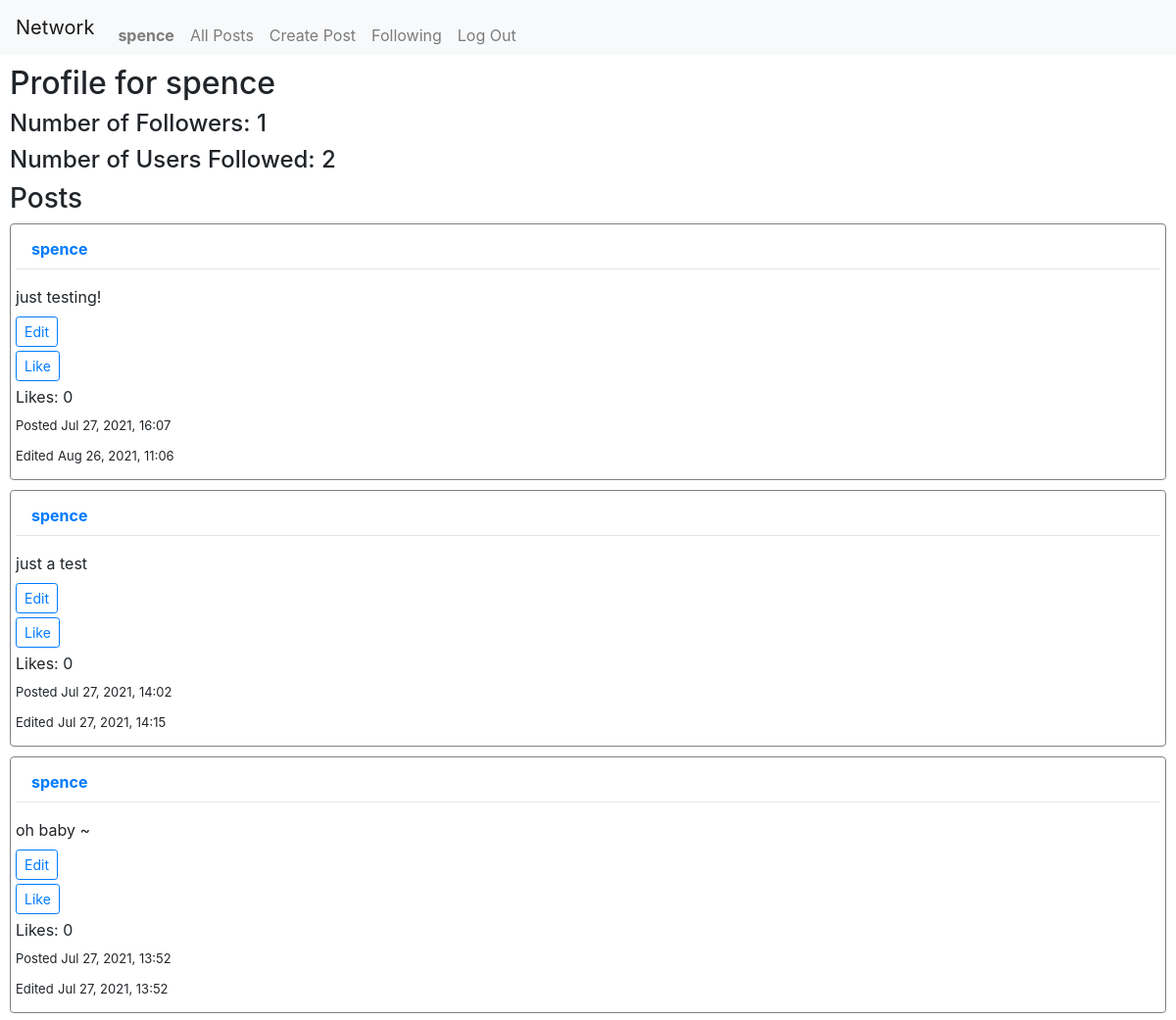
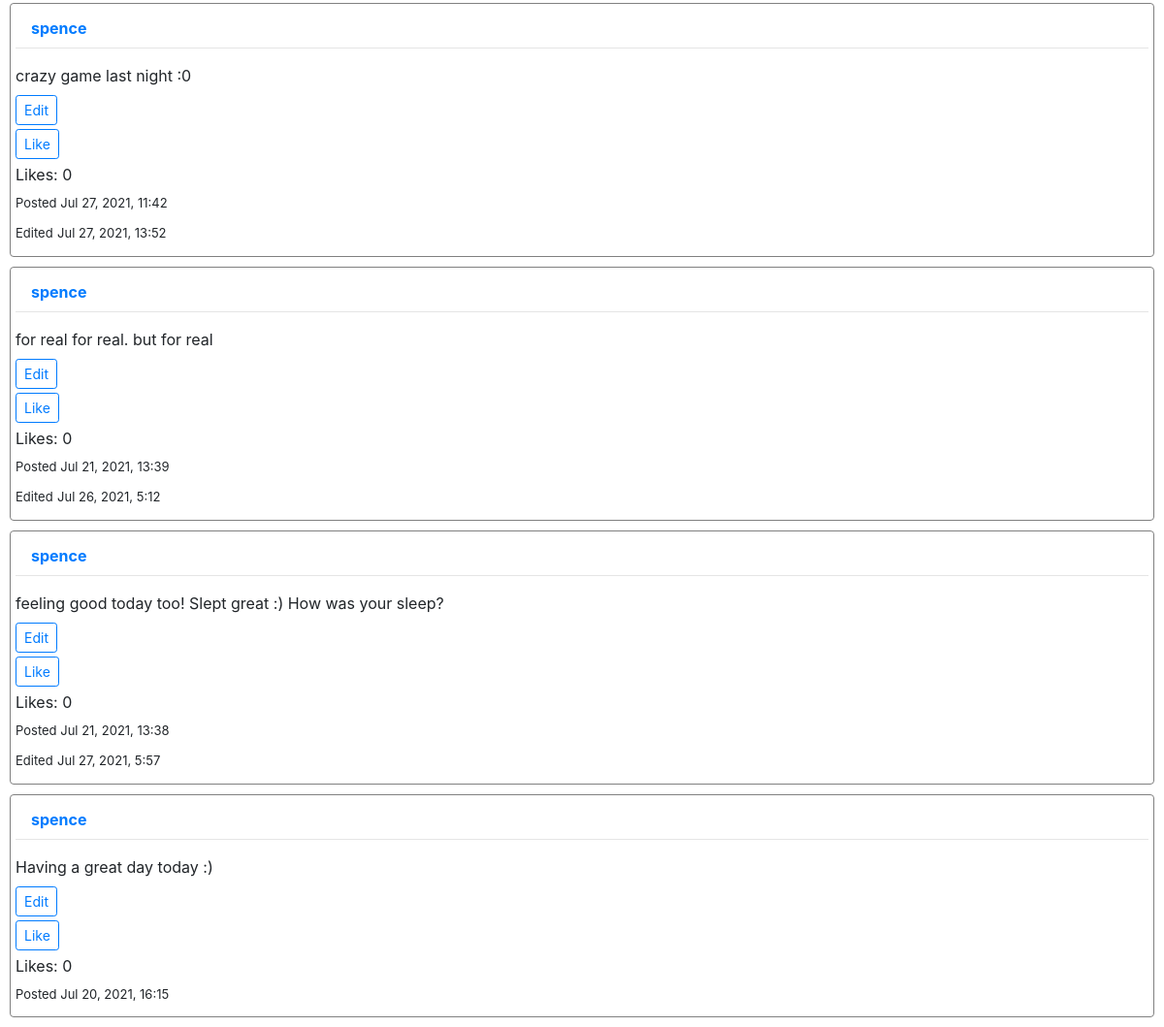
Page /profile/4 (signed in) on the committed database (2 pictures, top to bottom).
### network/models.py (models this page shows)
class User(AbstractUser):
    pass

class Post(models.Model):
    user = models.ForeignKey(
        "User", on_delete=models.CASCADE, related_name="posts_made")
    content = models.TextField(blank=True, null=True)
    post_timestamp = models.DateTimeField(auto_now_add=True)
    edit_timestamp = models.DateTimeField(blank=True, null=True)
    likes = models.IntegerField(default=0, null=True, blank=True)

### network/views.py (the view)
# urls.py: path("profile/<int:id>", views.profile_view, name="profile"),
def profile_view(request, id):
    total_posts = Post.objects.filter(user=id)
    pagenum = 1
    num_of_followers = len(Follow.objects.filter(followed=id))  # get users who have me listed as someone they follow
    ppl_followed = len(Follow.objects.filter(follower=id))  # get users for whom I am listed as a follower
    viewed_user = User.objects.get(pk=id)
    try_follow = Follow.objects.filter(followed=viewed_user.id, follower=request.user.id)
    if try_follow.exists():
        following = True
    else:
        following = False
    if request.user.is_authenticated:
        likes = Like.objects.filter(user=request.user)
        likes = [like.post.id for like in likes]
    else:
        likes = ""
    if request.method == "POST":
        pagenum = int(request.POST["pagenum"])
        num = (pagenum - 1) * 10
        posts = Post.objects.filter(user=id).order_by("-post_timestamp")[num:pagenum*10]
    else:
        posts = Post.objects.filter(user=id).order_by("-post_timestamp")[:10]
    context = {
        "posts": posts,
        "followers": num_of_followers,
        "followed": ppl_followed,
        "viewed_user": viewed_user,
        "total_posts": len(total_posts),
        "pagenum": pagenum,
        "page_posts": len(posts),
        "likes": likes,
        "following": following
    }
    return render(request, "network/profile.html", context)

### network/templates/network/profile.html (shortened to what this page needs)
{% extends "network/layout.html" %}
{% block body %}
<h2>Profile for {{ viewed_user }}</h2>
<h4>Number of Followers: {{ followers }}</h4>
<h4>Number of Users Followed: {{ followed }}</h4>
{% endblock %}
{% block posts %}
<h3>Posts</h3>
{% include "network/display_posts.html" %}
{% endblock %}

### network/templates/network/layout.html (shortened to what this page needs)
{% load static %}
<!DOCTYPE html>
<html lang="en">
<head>
    <link rel="stylesheet" href="https://stackpath.bootstrapcdn.com/bootstrap/4.4.1/css/bootstrap.min.css"
>
    <link href="{% static 'network/styles.css' %}" rel="stylesheet">
</head>
<body>
    <nav class="navbar navbar-expand-lg navbar-light bg-light">
        <a class="navbar-brand" href="">Network</a>
        <div>
            <ul class="navbar-nav mr-auto">
                {% if user.is_authenticated %}
                <li class="nav-item">
                    <a class="nav-link" href="{% url 'profile' user.id %}"><strong>{{ user.username }}</strong></a>
                </li>
                {% endif %}
                <li class="nav-item">
                    <a class="nav-link" href="{% url 'index' %}">All Posts</a>
                </li>
                {% if user.is_authenticated %}
                <li class="nav-item">
                    <a class="nav-link" href="{% url 'new' %}">Create Post</a>
                </li>
                <li class="nav-item">
                    <a class="nav-link" href="{% url 'following' %}">Following</a>
                </li>
                <li class="nav-item">
                    <a class="nav-link" href="{% url 'logout' %}">Log Out</a>
                </li>
                {% endif %}
            </ul>
        </div>
    </nav>
    <div class="body">
        {% block body %}
        {% endblock %}
    </div>
    <div class="page-posts">
        {% block posts %}
        {% endblock %}
    </div>
</body>
</html>

### network/templates/network/display_posts.html (shortened to what this page needs)
{% for post in posts %}
    <div class="post" id="{{ post.id }}">
        <a class="nav-link" href="{% url 'profile' post.user.id %}"><p><strong>{{ post.user }}</strong></p></a>
        <hr>
        <p class="content" id="post-edit-{{ post.id }}">{{ post.content }}</p>
        {% if user.is_authenticated %}
            {% if user.id == post.user.id %}
                <button id="edit-{{ post.id }}" class="edit btn btn-sm btn-outline-primary">Edit</button>
            {% endif %}
        <form class="like-form" id="form-like-{{ post.id }}" action="{% url 'like' post.id %}" method="POST">
            {% if post.id in likes %}
                <button class="like btn btn-sm btn-outline-primary" type="button" id="like-{{ post.id }}">Unlike</button>
            {% else %}
                <button class="like btn btn-sm btn-outline-primary" type="button" id="like-{{ post.id }}">Like</button>
            {% endif %}
        </form>
        {% endif %}
        <div class="likes-div">
            <label for="likes-like-{{ post.id }}" class="likes">Likes: </label>
            <p id="likes-like-{{ post.id }}" class="likes">{{ post.likes }}</p>
        </div>
        <div class="timestamp-div" id="timestamp-div-{{ post.id }}">
            <p class="datetime">Posted {{ post.post_timestamp|date:"M d, Y, G:i" }}</p>
            {% if post.edit_timestamp %}
                <div class="edit-timestamp-div">
                    <label class="edit-timestamp datetime">Edited </label>
                    <p class="edit-timestamp datetime" id="edited-timestamp-{{ post.id }}">{{ post.edit_timestamp|date:"M d, Y, G:i" }}</p>
                </div>
            {% endif %}
        </div>
    </div>
{% endfor %}

### network/static/network/styles.css (style rules this page uses)
.body, .page-posts, .next-pages { margin-right: 10px; margin-left: 10px; }
h2 { margin-top: 10px; }
.post { border: solid 1px grey; border-radius: 4px; padding: 5px; margin-bottom: 10px; }
.nav-link { height: 1.5rem; }
.post p { margin-bottom: 0.5rem; }
.btn { margin-bottom: 4px; }
.likes { display: inline-block; }
.datetime { font-size: small; }
.edit-timestamp { display: inline-block; }

### rows in the picture
User: username "spence"
Post: user "spence", content "just testing!", likes "0", post_timestamp "Jul 27, 2021, 16:07", edit_timestamp "Aug 26, 2021, 11:06"
Post: user "spence", content "just a test", likes "0", post_timestamp "Jul 27, 2021, 14:02", edit_timestamp "Jul 27, 2021, 14:15"
Post: user "spence", content "oh baby ~", likes "0", post_timestamp "Jul 27, 2021, 13:52", edit_timestamp "Jul 27, 2021, 13:52"
Post: user "spence", content "crazy game last night :0", likes "0", post_timestamp "Jul 27, 2021, 11:42", edit_timestamp "Jul 27, 2021, 13:52"
Post: user "spence", content "for real for real. but for real", likes "0", post_timestamp "Jul 21, 2021, 13:39", edit_timestamp "Jul 26, 2021, 5:12"
Post: user "spence", content "feeling good today too! Slept great :) How was your sleep?", likes "0", post_timestamp "Jul 21, 2021, 13:38", edit_timestamp "Jul 27, 2021, 5:57"
Post: user "spence", content "Having a great day today :)", likes "0", post_timestamp "Jul 20, 2021, 16:15"

### other values in the picture
{{ followers }} "1"
{{ followed }} "2"
